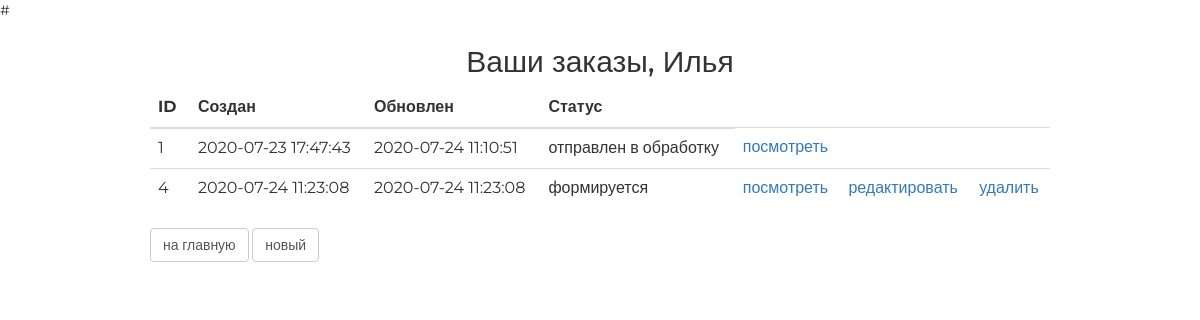
The app's page /orders/ (signed in) with its own data.
### authapp/models.py (models this page shows, shortened)
class ShopUser(AbstractUser):
    age = models.PositiveSmallIntegerField(verbose_name='возраст', null=True)
    avatar = models.ImageField(upload_to='users_avatars', blank=True)
    activation_key = models.CharField(max_length=128, blank=True)
    activation_key_expires = models.DateTimeField(default=get_activation_key_expires)

### ordersapp/models.py (models this page shows, shortened)
class Order(models.Model):
    FORMING = 'FM'
    SENT_TO_PROCEED = 'STP'
    PROCEED = 'PRD'
    PAID = 'PD'
    READY = 'RDY'
    CANCEL = 'CNC'
    ORDER_STATUS_CHOICES = (
        (FORMING, 'формируется'),
        (SENT_TO_PROCEED, 'отправлен в обработку'),
        (PROCEED, 'оплачен'),
        (PAID, 'обрабатывается'),
        (READY, 'готов к выдаче'),
        (CANCEL, 'отменён'),
    )
    user = models.ForeignKey(get_user_model(), on_delete=models.CASCADE)
    created = models.DateTimeField(verbose_name='Создан', auto_now_add=True)
    updated = models.DateTimeField(verbose_name='Обновлён', auto_now=True)
    status = models.CharField(verbose_name='Статус',
                              max_length=3,
                              choices=ORDER_STATUS_CHOICES,
                              default=FORMING)
    is_active = models.BooleanField(verbose_name='активен', default=True)
    class Meta:
        ordering = ('pk',)
        verbose_name = 'заказ'
        verbose_name_plural = 'заказы'

### ordersapp/views.py (the view)
# urls.py: path('', ordersapp.OrderList.as_view(), name='index'),
class OrderList(ListView):
    model = Order
    def get_queryset(self):
        return self.request.user.order_set.all()

### basketapp/context_processors.py (called while the page is built)
def basket(request):
    if request.user.is_authenticated:
        basket = request.user.basket.all()
    else:
        basket = []
    return {
        'basket':basket,
    }

### mainapp/context_processors.py (called while the page is built)
def menu(request):
    menu = ProductCategory.objects.filter(is_active=True)
    return {
        'categories': menu,
    }

### ordersapp/templates/ordersapp/order_list.html
#{% extends 'ordersapp/base.html' %}
{% load static %}
{% block container %}
    <div class="h2 text-center head">
        Ваши заказы, {{ user.first_name|default:'пользователь'|title }}
    </div>
    <table class="table orders_list">
        <thead>
        <tr>
            <th>ID</th>
            <th>Создан</th>
            <th>Обновлен</th>
            <th>Статус</th>
        </tr>
        </thead>
        <tbody>
        {% for item in object_list %}
            <tr>
                <td class="td1 orders_list">{{ item.pk }}</td>
                <td>{{ item.created|date:"Y-m-d H:i:s" }}</td>
                <td>{{ item.updated|date:"Y-m-d H:i:s" }}</td>
                <td>{{ item.get_status_display }}</td>
                <td>
                    <a href="{% url 'ordersapp:order_read' item.pk %}">
                        посмотреть
                    </a>
                </td>
                <td>
                    {% if item.status == 'FM' %}
                        <a href="{% url 'ordersapp:order_update' item.pk %}">
                            редактировать
                        </a>
                    {% endif %}
                </td>
                <td>
                    {% if item.status == 'FM' %}
                        <a href="{% url 'ordersapp:order_delete' item.pk %}">
                            удалить
                        </a>
                    {% endif %}
                </td>
            </tr>
        {% endfor %}
        </tbody>
    </table>
    <button class="btn btn-default btn-round">
        <a href="{% url 'main:index' %}">
            на главную
        </a>
    </button>
    <button class="btn btn-default btn-round">
        <a href="{% url 'ordersapp:order_create' %}">
            новый
        </a>
    </button>
{% endblock %}

### static/css/style.css (style rules this page uses)
* { margin: 0; padding: 0; }
.order_container button a { text-decoration: none; color: #555; }
.table.orders_list { min-width: 600px; }
.td1.orders_list { width: 40px; }
body { font-family: 'Montserrat', sans-serif; }
html, body { height: 100%; }
table { width: 100%; }
td:first-child { width: 235px; }

### records on screen
ShopUser: first_name "Илья"
Order: pk "1", created "2020-07-23 17:47:43", updated "2020-07-24 11:10:51", status "отправлен в обработку"
Order: pk "4", created "2020-07-24 11:23:08", updated "2020-07-24 11:23:08", status "формируется", shows "редактировать", shows "удалить"
